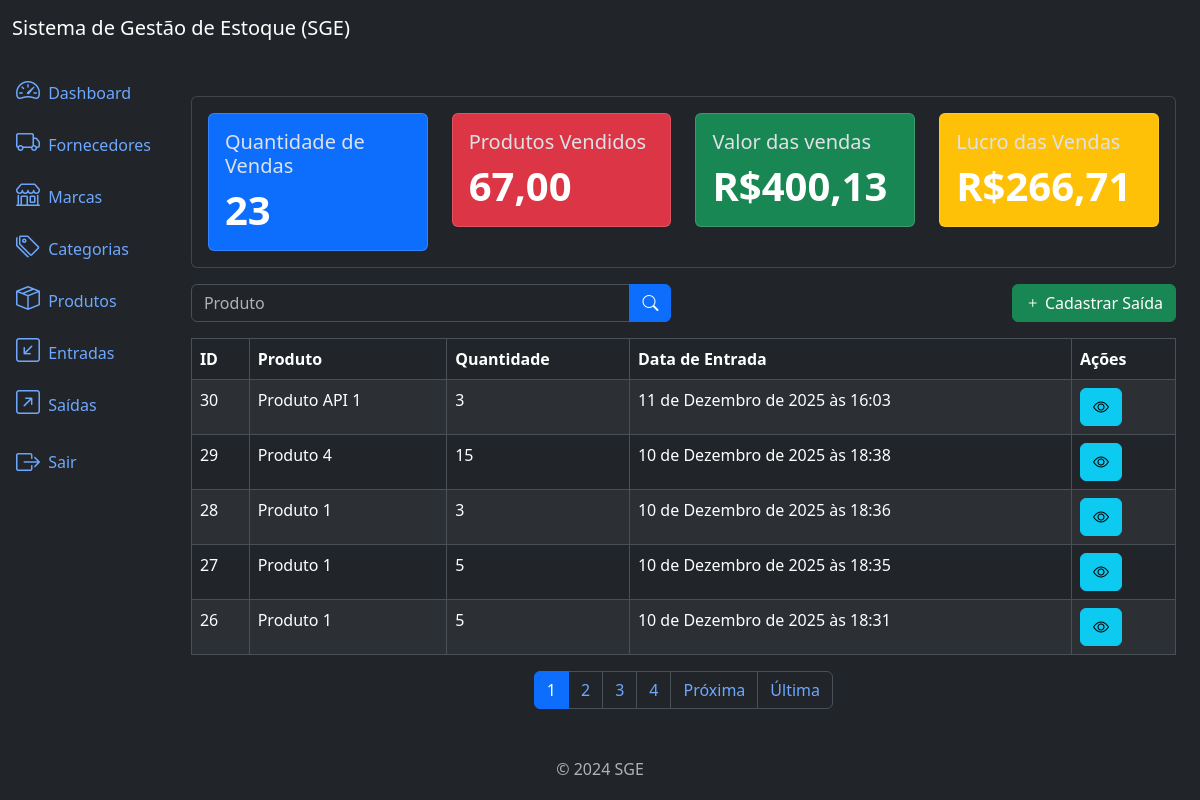
/outflows/list/ (signed in), run on the app's committed database.
### outflows/models.py (models this page shows, shortened)
class Outflow(models.Model):
    product = models.ForeignKey(Product, on_delete=models.PROTECT,
                related_name='ouflows')
    quantity = models.IntegerField()
    description = models.TextField(max_length=10_000, null=True, blank=True)
    created_at = models.DateTimeField(auto_now_add=True)
    updated_at = models.DateTimeField(auto_now=True)
    class Meta:
        ordering = ['-created_at']

### products/models.py (models this page shows)
class Product(models.Model):
    title = models.CharField(max_length=400)
    category = models.ForeignKey(Category, on_delete=models.PROTECT,
                related_name='products')
    brand = models.ForeignKey(Brand, on_delete=models.PROTECT,
            related_name='products')
    description = models.TextField(max_length=10000, blank=True, null=True)
    serie_number = models.CharField(max_length=200, null=True, blank=True)
    cost_price = models.DecimalField(max_digits=20, decimal_places=2)
    selling_price = models.DecimalField(max_digits=20, decimal_places=2)
    quantity = models.IntegerField(default=0)
    created_at = models.DateTimeField(auto_now_add=True)
    updated_at = models.DateTimeField(auto_now=True)
    class Meta:
        ordering = ['title']
    def __str__(self):
        return self.title

### outflows/views.py (the view)
# urls.py: path('outflows/list/', views.OutflowListView.as_view(), name='outflow_list'),
class OutflowListView(LoginRequiredMixin, PermissionRequiredMixin, ListView):
    model = models.Outflow
    template_name = 'outflow_list.html'
    context_object_name = 'outflows'
    paginate_by = 5
    permission_required = 'outflows.view_outflow'
    def get_queryset(self):
        qs = super().get_queryset()
        product = self.request.GET.get('product')
        if product:
            qs = qs.filter(product__title__icontains=product)
        return qs
    def get_context_data(self, **kwargs):
        context = super().get_context_data(**kwargs)
        context['sales_metrics'] = get_sales_metrics()
        return context

### app/metrics.py (called while the page is built)
def get_sales_metrics():
    outflow_query= Outflow.objects.all()
    total_sales = Outflow.objects.count()
    total_products_sold = Outflow.objects.aggregate(
        total_products_sold = Sum('quantity')
    )['total_products_sold'] or 0
    total_sales_values = sum(o.product.selling_price * o.quantity for o in outflow_query )
    total_sales_cost = sum(o.product.cost_price * o.quantity for o in outflow_query)
    total_sales_profit = total_sales_values - total_sales_cost
    sales_metrics = {
        'total_sales': total_sales,
        'total_products_sold': number_format(total_products_sold, decimal_pos=2, force_grouping=True),
        'total_sales_values': number_format(total_sales_values, decimal_pos=2, force_grouping=True),
        'total_sales_profit': number_format(total_sales_profit, decimal_pos=2, force_grouping=True),
    }
    return sales_metrics

### outflows/templates/outflow_list.html (shortened to what this page needs)
{% extends 'base.html' %}
{% block content %}
    {% include "components/_sales_metrics.html" %}
<div class='row mb-3 mt-3'>
    <div class='col-md-6'>
        <form method="get" action="{% url "outflow_list" %}">
            <div class='input-group'>
                <input type="text" class="form-control" name='inflow' placeholder='Produto' value="{{request.GET.inflow}}">
                <button type='submit' class="btn btn-primary">
                    <i class='bi bi-search'></i>
                </button>
            </div>
        </form>
    </div>
    {% if perms.outflows.add_outflow %}
    <div class='col-md-6'>
        <a href="{% url "outflow_create" %}" class='btn btn-success float-end'>
            <i class='bi bi-plus'></i>
            Cadastrar Saída
        </a>
    </div>
    {% endif %}
</div>
<div class="table-responsive">
    <table class="table table-striped table-bordered">
        <thead class="thead-dark">
            <tr>
                <th>ID</th>
                <th>Produto</th>
                <th>Quantidade</th>
                <th>Data de Entrada</th>
                <th>Ações</th>
            </tr>
        </thead>
        <tbody>
            {% for outflow in outflows %}
                <tr>
                    <td>{{outflow.pk}}</td>
                    <td>{{outflow.product}}</td>
                    <td>{{outflow.quantity}}</td>
                    <td>{{outflow.created_at}}</td>
                    <td>
                        <a href="{% url "outflow_detail" outflow.pk %}" class='btn btn-info btn-small'>
                            <i class='bi bi-eye'></i>
                        </a>
                    </td>
                </tr>
            {% endfor %}
        </tbody>
    </table>
</div>
{% include "components/_pagination.html" %}
{% endblock content %}

### data on the page
Outflow: pk "30", product "Produto API 1", quantity "3", created_at "11 de Dezembro de 2025 às 16:03"
Outflow: pk "29", product "Produto 4", quantity "15", created_at "10 de Dezembro de 2025 às 18:38"
Outflow: pk "28", product "Produto 1", quantity "3", created_at "10 de Dezembro de 2025 às 18:36"
Outflow: pk "27", product "Produto 1", quantity "5", created_at "10 de Dezembro de 2025 às 18:35"
Outflow: pk "26", product "Produto 1", quantity "5", created_at "10 de Dezembro de 2025 às 18:31"

### other printed values
{{ sales_metrics.total_sales }} "23"
{{ sales_metrics.total_products_sold }} "67,00"
{{ sales_metrics.total_sales_values }} "400,13"
{{ sales_metrics.total_sales_profit }} "266,71"
{{ page_number }} "1"
{{ page_number }} "2" "3" "4"
